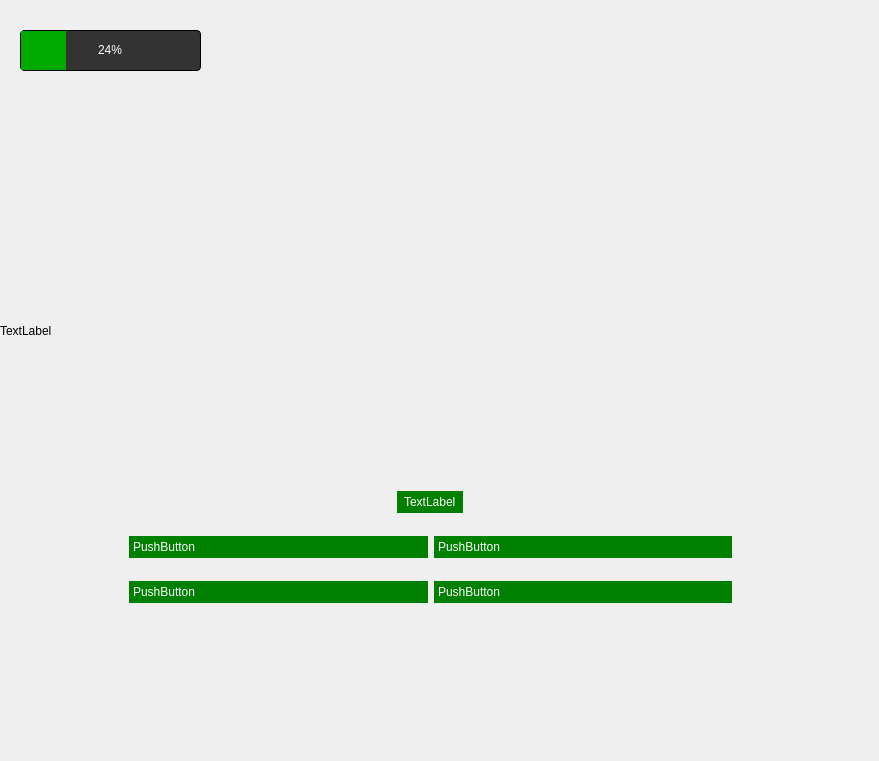
<?xml version="1.0" encoding="UTF-8"?>
<ui version="4.0">
 <class>MediaTraining</class>
 <widget class="QWidget" name="MediaTraining">
  <property name="geometry">
   <rect>
    <x>0</x>
    <y>0</y>
    <width>879</width>
    <height>761</height>
   </rect>
  </property>
  <property name="windowTitle">
   <string>Form</string>
  </property>
  <widget class="QWidget" name="widget" native="true">
   <property name="geometry">
    <rect>
     <x>120</x>
     <y>410</y>
     <width>621</width>
     <height>211</height>
    </rect>
   </property>
   <property name="styleSheet">
    <string notr="true">background-color: rgba(0, 0, 0, 0);</string>
   </property>
   <layout class="QVBoxLayout" name="verticalLayout">
    <property name="spacing">
     <number>-1</number>
    </property>
    <item alignment="Qt::AlignmentFlag::AlignHCenter|Qt::AlignmentFlag::AlignBottom">
     <widget class="QLabel" name="questionText">
      <property name="styleSheet">
       <string notr="true">QLabel {
    background-color: green;
    color: white;
    text-align: left;
    padding: 4px;  
    border: none;
}</string>
      </property>
      <property name="text">
       <string>TextLabel</string>
      </property>
     </widget>
    </item>
    <item>
     <widget class="QWidget" name="answerWidget" native="true">
      <layout class="QGridLayout" name="gridLayout">
       <property name="verticalSpacing">
        <number>15</number>
       </property>
       <item row="0" column="1">
        <widget class="QPushButton" name="option2">
         <property name="sizePolicy">
          <sizepolicy hsizetype="Minimum" vsizetype="Fixed">
           <horstretch>0</horstretch>
           <verstretch>0</verstretch>
          </sizepolicy>
         </property>
         <property name="styleSheet">
          <string notr="true">QPushButton {
    background-color: green;
    color: white;
    text-align: left;
    padding: 4px;  
    border: none;
}
QPushButton:hover {
    background-color: #222222;
}</string>
         </property>
         <property name="text">
          <string>PushButton</string>
         </property>
        </widget>
       </item>
       <item row="1" column="1">
        <widget class="QPushButton" name="option4">
         <property name="sizePolicy">
          <sizepolicy hsizetype="Minimum" vsizetype="Fixed">
           <horstretch>0</horstretch>
           <verstretch>0</verstretch>
          </sizepolicy>
         </property>
         <property name="styleSheet">
          <string notr="true">QPushButton {
    background-color: green;
    color: white;
    text-align: left;
    padding: 4px;  
    border: none;
}
QPushButton:hover {
    background-color: #222222;
}
</string>
         </property>
         <property name="text">
          <string>PushButton</string>
         </property>
        </widget>
       </item>
       <item row="1" column="0">
        <widget class="QPushButton" name="option3">
         <property name="sizePolicy">
          <sizepolicy hsizetype="Minimum" vsizetype="Fixed">
           <horstretch>0</horstretch>
           <verstretch>0</verstretch>
          </sizepolicy>
         </property>
         <property name="styleSheet">
          <string notr="true">QPushButton {
    background-color: green;
    color: white;
    text-align: left;
    padding: 4px;  
    border: none;
}
QPushButton:hover {
    background-color: #222222;
}</string>
         </property>
         <property name="text">
          <string>PushButton</string>
         </property>
        </widget>
       </item>
       <item row="0" column="0">
        <widget class="QPushButton" name="option1">
         <property name="sizePolicy">
          <sizepolicy hsizetype="Minimum" vsizetype="Fixed">
           <horstretch>0</horstretch>
           <verstretch>0</verstretch>
          </sizepolicy>
         </property>
         <property name="styleSheet">
          <string notr="true">QPushButton {
    background-color: green;
    color: white;
    text-align: left;
    padding: 4px;  
    border: none;
}
QPushButton:hover {
    background-color: #222222;
}</string>
         </property>
         <property name="text">
          <string>PushButton</string>
         </property>
        </widget>
       </item>
      </layout>
     </widget>
    </item>
   </layout>
  </widget>
  <widget class="QLabel" name="pressConferenceImage">
   <property name="geometry">
    <rect>
     <x>0</x>
     <y>0</y>
     <width>801</width>
     <height>661</height>
    </rect>
   </property>
   <property name="text">
    <string>TextLabel</string>
   </property>
  </widget>
  <widget class="QProgressBar" name="contentBar">
   <property name="geometry">
    <rect>
     <x>20</x>
     <y>30</y>
     <width>181</width>
     <height>41</height>
    </rect>
   </property>
   <property name="styleSheet">
    <string notr="true">QProgressBar {
    border: 1px solid #000000;
    border-radius: 4px;
    background-color: #333333; 
    text-align: center;
    color: white;
}

QProgressBar::chunk {
    background-color: #00aa00; 
    width: 5px; 
}</string>
   </property>
   <property name="value">
    <number>24</number>
   </property>
  </widget>
  <zorder>pressConferenceImage</zorder>
  <zorder>widget</zorder>
  <zorder>contentBar</zorder>
 </widget>
 <resources/>
 <connections/>
</ui>
